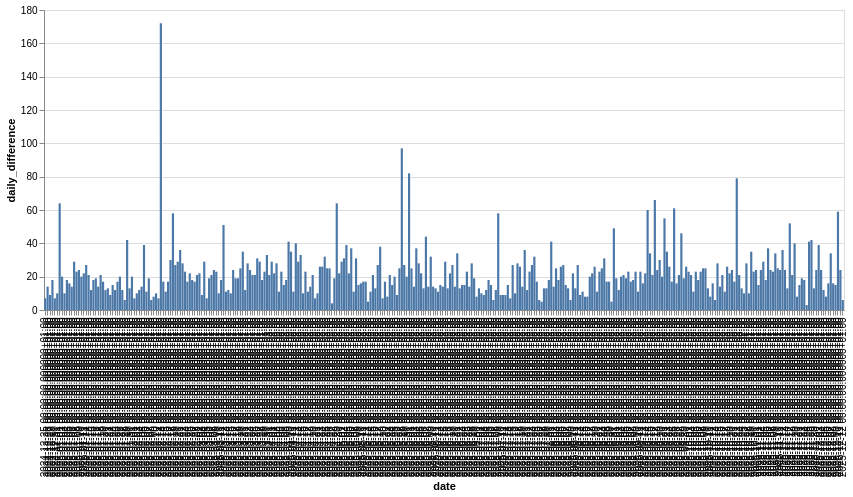

Write notebook code for a chart like this one.
### Code cell
segment("Junglepark")

### Figure 1 — Vega-Lite specification as saved in the notebook (floating-point values rounded to 4 significant figures; data arrays with more than 128 entries replaced by an {"elided": "..."} marker saying what was removed)
{"config": {"view": {"continuousWidth": 300, "continuousHeight": 300}}, "data": {"name": "data-d2f2a19f31aeecd8d85eaff31de77219"}, "mark": {"type": "bar"}, "encoding": {"x": {"field": "date", "type": "ordinal"}, "y": {"field": "daily_difference", "type": "quantitative"}}, "width": 800, "$schema": "https://vega.github.io/schema/vega-lite/v5.8.0.json", "datasets": {"data-d2f2a19f31aeecd8d85eaff31de77219": {"elided": "332 records"}}}
